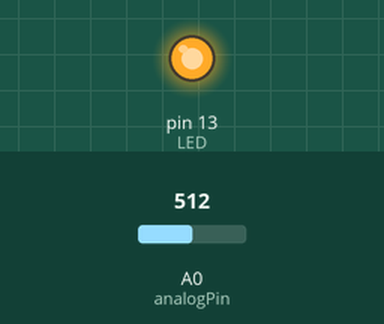
Simulated run of this sketch. Board: Arduino Uno, built with avr-gcc and run on an emulated ATmega328P. Shown: output pins drawn as LEDs (lit = HIGH). The inputs (shaded band) are chosen by the test bench; at power-on: A0 (analogPin) = 512.

Above: at 1.2 s.
1.3 s: A0 (analogPin) set to 466
2.8 s: A0 (analogPin) set to 432
At 3.3 s:
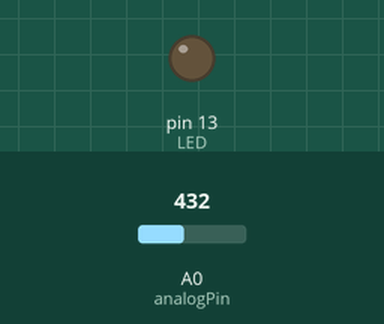
4.3 s: A0 (analogPin) set to 460
At 5.5 s:
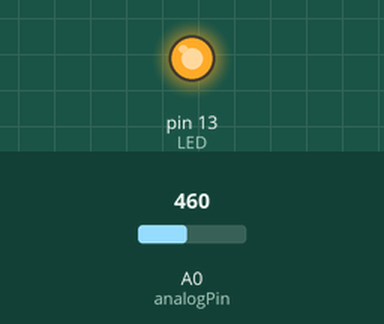
5.8 s: A0 (analogPin) set to 440
At 6.8 s:
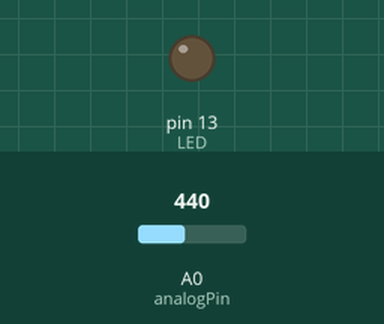
Timing chart, 0 to 8.3 s (numbered marks = the images above; inputs shaded):
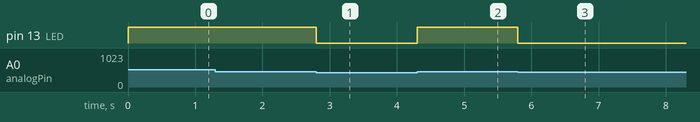

The sketch:

fotoresistencia.ino
```cpp
int analogPin=0;//delcara la variable
int valorLDR=0;//delcara la variable
int umbralNumber=450;//delcara el valor maximo para que el resistor deje pasar la corriente
int LED=13;//delcara la variable

void setup(){
  pinMode(LED, OUTPUT);
  Serial.begin(9600);
}

void loop(){
  valorLDR=analogRead(analogPin);// Se lee el valor de la fotoresistencia
  if (valorLDR >= umbralNumber){
    digitalWrite(LED, HIGH); //si es menor esta encendido el led
  }
  else{
    digitalWrite(LED, LOW); //si es mayor se apaga el led
  }
}
```

Measured:
- the behaviour switches between 450 and 449 on A0 (analogPin) (found by bisection; images 0 and 1)
- after the input at 1.3 s, every drawn part: stays the same
- after the input at 2.8 s, pin 13 (LED): HIGH → LOW at once
- after the input at 4.3 s, pin 13 (LED): LOW → HIGH at once
- after the input at 5.8 s, pin 13 (LED): HIGH → LOW at once
